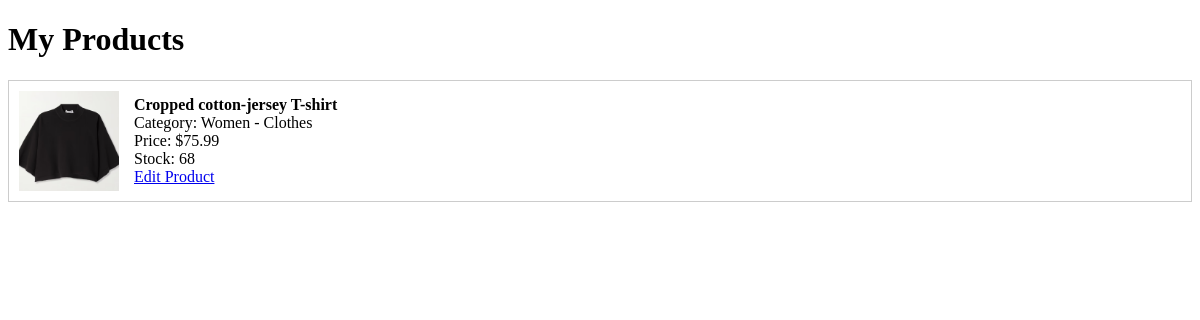
Before: /view_product_list.php (signed in) with the older database file.
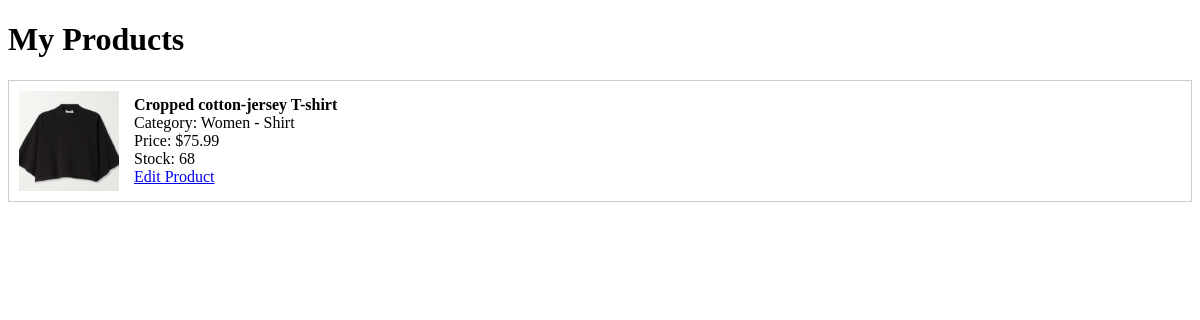
After: the same page with the newer database file.
### tables this page shows
CREATE TABLE `product` (
  `product_id` int(9) NOT NULL,
  `user_id` int(9) NOT NULL,
  `product_name` varchar(255) NOT NULL,
  `category` varchar(255) NOT NULL,
  `price` decimal(9,2) NOT NULL,
  `description` text NOT NULL,
  `status` varchar(100) NOT NULL,
  `stock_quantity` int(9) NOT NULL,
  `sales_count` int(9) NOT NULL,
  `rate` int(5) DEFAULT NULL,
  `comment` varchar(255) DEFAULT NULL,
  `created_at` datetime NOT NULL DEFAULT current_timestamp(),
  `subcategory` varchar(100) DEFAULT NULL
);

### view_product_list.php (the view, shortened to what this page needs)
<?php
require 'db.php';
$user_id = $_SESSION['user_id'];
$stmt = $pdo->prepare("
    SELECT p.*, (
        SELECT image_path FROM product_image
        WHERE product_id = p.product_id
        LIMIT 1
    ) as first_image
    FROM product p WHERE user_id = ?
");
$stmt->execute([$user_id]);
$products = $stmt->fetchAll(PDO::FETCH_ASSOC);
?>
<!DOCTYPE html>
<html lang="en">
<head>
</head>
<body>
  <h1>My Products</h1>
  <?php foreach ($products as $product): ?>
    <div class="product-card">
      <img src="<?= htmlspecialchars($product['first_image']) ?>" alt="Product Image">
      <div>
        <strong><?= htmlspecialchars($product['product_name']) ?></strong><br>
        Category: <?= htmlspecialchars($product['category']) ?><br>
        Price: $<?= number_format($product['price'], 2) ?><br>
        Stock: <?= $product['stock_quantity'] ?><br>
        <a href="view_product.php?product_id=<?= $product['product_id'] ?>">Edit Product</a>
      </div>
    </div>
  <?php endforeach; ?>
</body>
</html>

Changed rows visible on the page:
changed product "Cropped cotton-jersey T-shirt": category "Women - Clothes" → "Women - Shirt"
